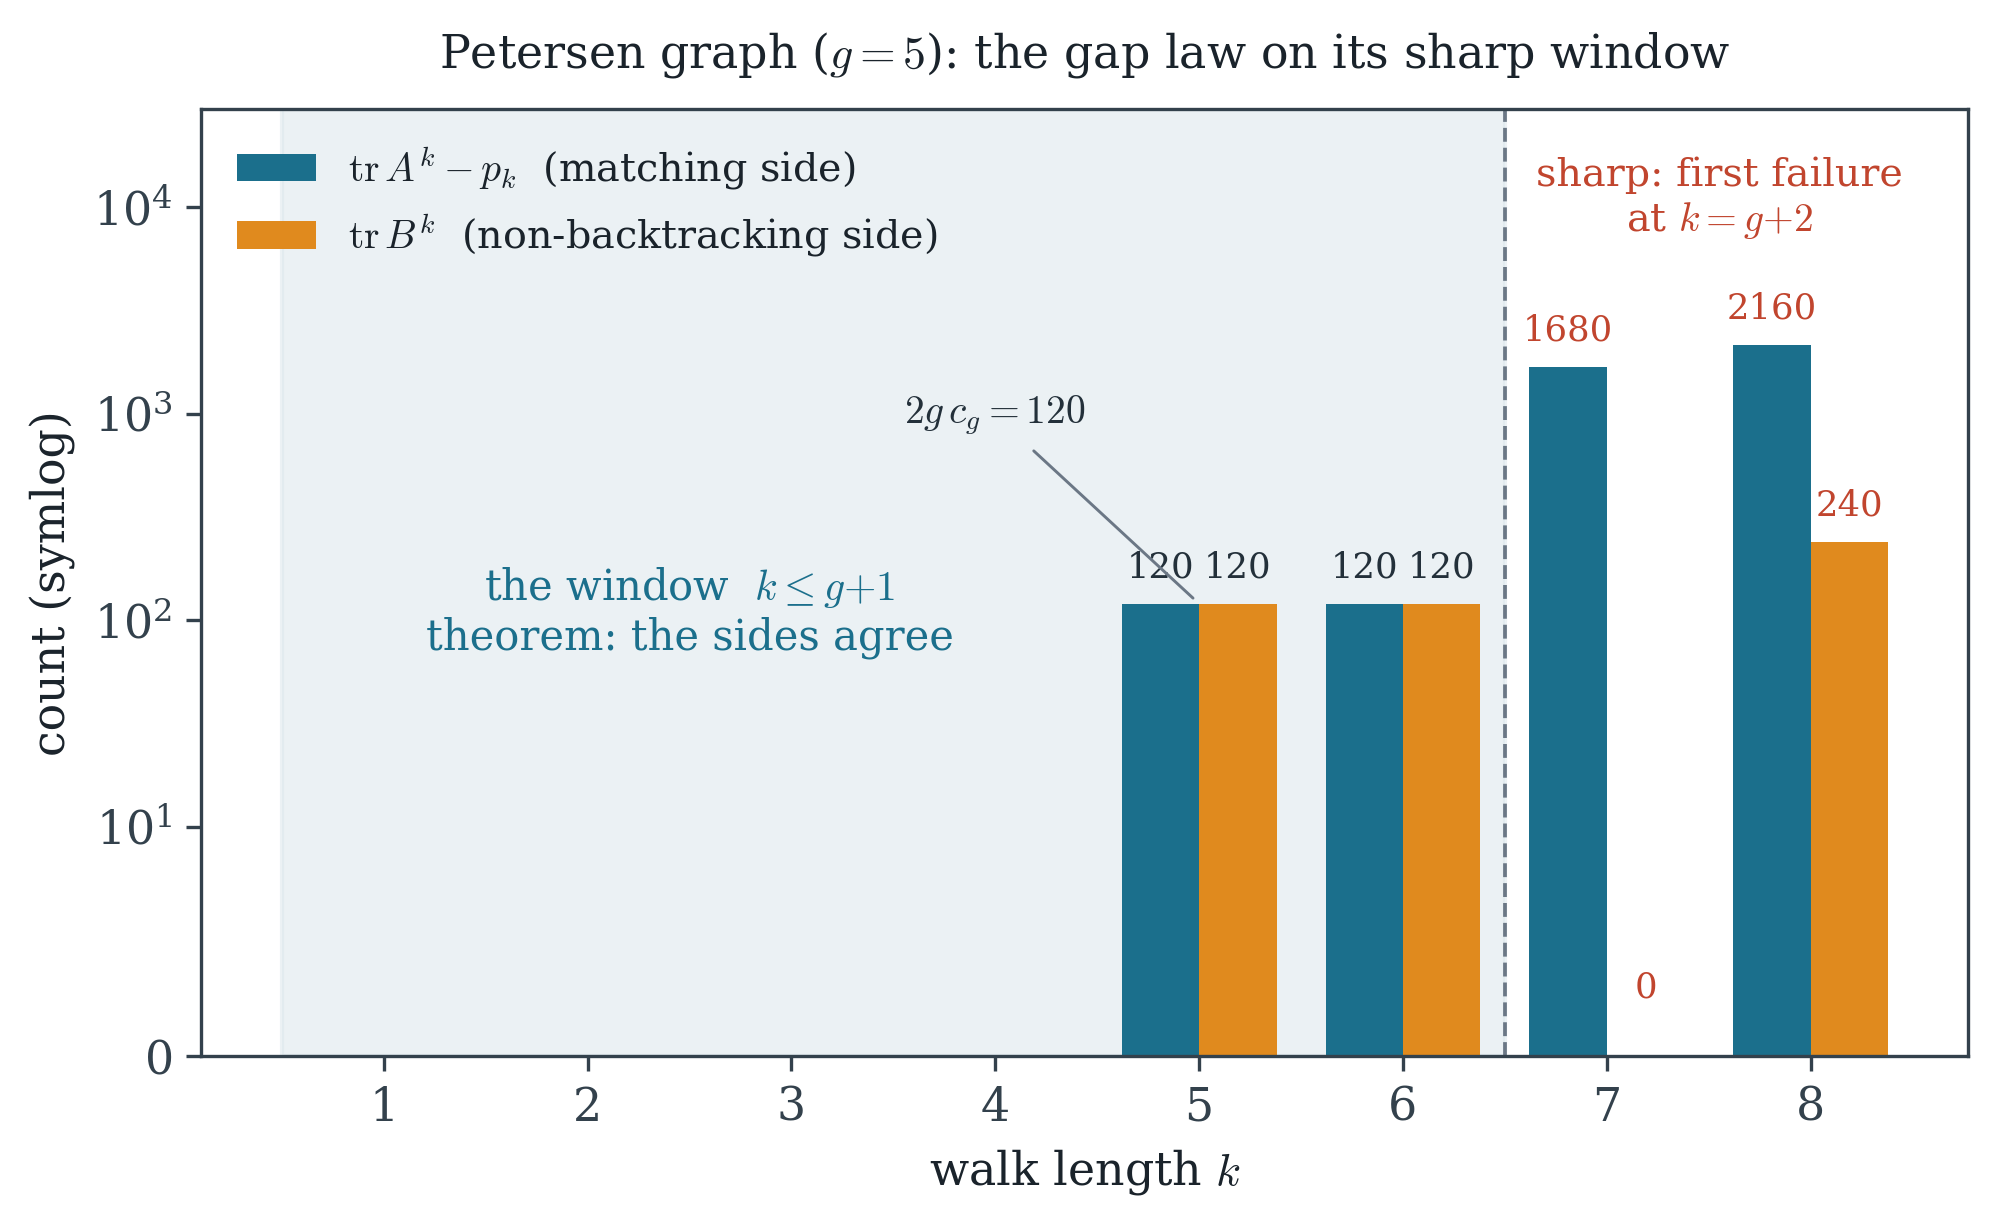

This chart was generated by the following Python code:
"""Part VI figure 1: the sharp window of the trace-formula gap law on the Petersen graph.

Exact integer arithmetic throughout (no floats in the data):
  tr(A^k) = 3^k + 5*1^k + 4*(-2)^k                      (Petersen spectrum 3, 1^5, (-2)^4)
  p_k     = Newton power sums of mu(x) = x^10 - 15x^8 + 75x^6 - 145x^4 + 90x^2 - 6
  tr(B^k) = sum_lambda s_k(lambda) + 5*(1 + (-1)^k),    s_k = lambda*s_{k-1} - 2*s_{k-2}
            (Ihara--Bass for 3-regular: per-eigenvalue quadratic mu^2 - lambda*mu + 2 = 0,
             plus (m - n) = 5 copies each of +1 and -1)
The script ASSERTS gap_k == tr(B^k) for 1 <= k <= g+1 = 6 and gap_k != tr(B^k) at k = 7, 8,
then draws the figure. Girth of Petersen = 5.
"""
from fig_style import COL, setup, save
import matplotlib.pyplot as plt
import numpy as np

# --- exact data -------------------------------------------------------------
KMAX = 8
G_GIRTH = 5

trA = [3**k + 5 * 1**k + 4 * (-2)**k for k in range(KMAX + 1)]

# mu coefficients as e_i (only even nonzero): e_2 = -15? careful with signs:
# mu(x) = prod(x - theta) = sum (-1)^i e_i x^{n-i}
# mu = x^10 - 15 x^8 + 75 x^6 - 145 x^4 + 90 x^2 - 6
# => e_2 = -15, e_4 = 75 -> wait: coeff of x^{10-2} is +e_2... mu coeff x^8 = -15 = +e_2
e = {0: 1, 2: -15, 4: 75, 6: -145, 8: 90, 10: -6}
for i in (1, 3, 5, 7, 9):
    e[i] = 0
p = [10]  # p_0 = n
for k in range(1, KMAX + 1):
    s = (-1) ** (k - 1) * k * e.get(k, 0)
    for i in range(1, k):
        s += (-1) ** (i - 1) * e.get(i, 0) * p[k - i]
    p.append(s)

# tr(B^k): per adjacency eigenvalue lambda with multiplicity, s_k recurrence
spec = [(3, 1), (1, 5), (-2, 4)]
trB = []
for k in range(KMAX + 1):
    tot = 0
    for lam, mult in spec:
        s0, s1 = 2, lam
        if k == 0:
            sk = s0
        elif k == 1:
            sk = s1
        else:
            a, b = s0, s1
            for _ in range(2, k + 1):
                a, b = b, lam * b - 2 * a
            sk = b
        tot += mult * sk
    tot += 5 * (1 + (-1) ** k)
    trB.append(tot)

gap = [trA[k] - p[k] for k in range(KMAX + 1)]

# --- the law, asserted ------------------------------------------------------
for k in range(1, G_GIRTH + 2):
    assert gap[k] == trB[k], (k, gap[k], trB[k])
for k in (G_GIRTH + 2, G_GIRTH + 3):
    assert gap[k] != trB[k], (k, gap[k], trB[k])
print("window check OK:", [(k, gap[k], trB[k]) for k in range(1, KMAX + 1)])

# --- figure -----------------------------------------------------------------
setup()
fig, ax = plt.subplots(figsize=(7.6, 4.1))
ks = np.arange(1, KMAX + 1)
w = 0.38
ax.bar(ks - w / 2, [gap[k] for k in ks], width=w,
       color=COL["pos"], label=r"$\mathrm{tr}\,A^k - p_k$  (matching side)")
ax.bar(ks + w / 2, [trB[k] for k in ks], width=w,
       color=COL["accent"], label=r"$\mathrm{tr}\,B^k$  (non-backtracking side)")
ax.set_yscale("symlog", linthresh=10)
ax.set_ylim(0, 30000)          # headroom: keep annotations clear of the title
ax.set_xlabel(r"walk length $k$")
ax.set_ylabel("count (symlog)")
ax.set_xticks(ks)

# window shading and the sharp boundary
ax.axvspan(0.5, G_GIRTH + 1.5, color=COL["band"], alpha=0.55, zorder=0)
ax.axvline(G_GIRTH + 1.5, color=COL["grey"], lw=0.9, ls="--")

# region captions, placed in EMPTY areas (mid-left is empty: bars 1..4 are zero)
ax.text(2.5, 110, "the window  $k \\leq g{+}1$\ntheorem: the sides agree",
        ha="center", va="center", fontsize=10, color=COL["pos"])
ax.text(7.55, 11000, "sharp: first failure\nat $k = g{+}2$",
        ha="center", va="center", fontsize=9.5, color=COL["neg"])

# value labels above each visible bar (small, neutral ink)
def label(x, v, dy=1.25, color=COL["node"]):
    ax.text(x, max(v, 1) * dy + (0 if v else 1.0), f"{v}",
            ha="center", va="bottom", fontsize=8.5, color=color)

for k in (5, 6):
    label(k - w / 2, gap[k])
    label(k + w / 2, trB[k])
for k in (7, 8):
    label(k - w / 2, gap[k], color=COL["neg"])
    label(k + w / 2, trB[k], color=COL["neg"])

# the first nonzero gap, called out once
ax.annotate(f"$2g\\,c_g = {gap[G_GIRTH]}$", xy=(G_GIRTH, gap[G_GIRTH]),
            xytext=(4.0, 900), fontsize=9.5, color=COL["node"], ha="center",
            arrowprops=dict(arrowstyle="-", color=COL["grey"], lw=0.7))

ax.legend(frameon=False, loc="upper left", fontsize=9.5)
ax.set_title("Petersen graph ($g = 5$): the gap law on its sharp window", fontsize=11,
             pad=10)
save(fig, "gw_fig1_window")

# --- table data for the paper ------------------------------------------------
print("\nPetersen exact values:")
print("k   trA      p_k      gap      trB")
for k in range(1, KMAX + 1):
    print(f"{k:<3} {trA[k]:<8} {p[k]:<8} {gap[k]:<8} {trB[k]}")
